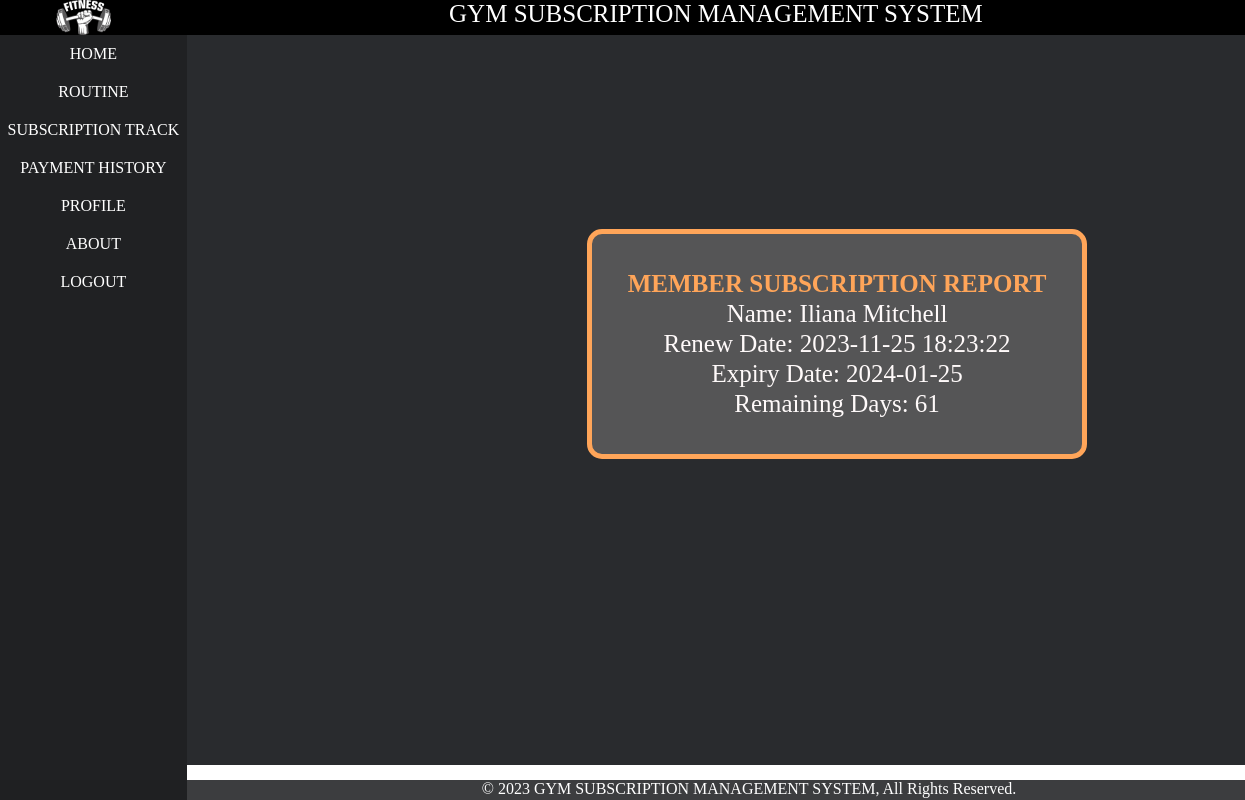
Screenshot of /member_subscriptiontrack.php (signed in) with the database file from the repository.
### tables this page shows
CREATE TABLE `member_subscription_track` (
  `msid` int(11) NOT NULL,
  `mid` int(11) NOT NULL,
  `renew_date` datetime NOT NULL DEFAULT current_timestamp() ON UPDATE current_timestamp(),
  `expiry_date` date NOT NULL
);

CREATE TABLE `member` (
  `mid` int(11) NOT NULL,
  `name` varchar(21) NOT NULL,
  `phone` bigint(10) NOT NULL,
  `email` varchar(31) NOT NULL,
  `password` varchar(255) NOT NULL,
  `status` varchar(500) NOT NULL DEFAULT 'offline',
  `date` datetime NOT NULL DEFAULT current_timestamp(),
  `image` varchar(1100) DEFAULT NULL,
  `m_otp` varchar(225) NOT NULL,
  `m_opt_expire_time` datetime NOT NULL
);

### layout_member/member_session.php (called while the page is built, shortened)
<?php
if (!isset($_SESSION['member'])) {
    header("location:login.php");
}else{
    $row = $_SESSION['member'];
    $id = $row['mid'];
}
?>

### member_subscriptiontrack.php (the view, shortened to what this page needs)
<?php
include('layout_member/header.php');
include('layout_member/left.php');
include('layout_member/member_session.php');
?>
<div id="right">
    <div class="mtable_class">
        <table class="mm_membership">
            <tr>
                <td colspan="8" class="center" style="color:  #FFA559;">
                    <strong> MEMBER SUBSCRIPTION REPORT</strong>
                </td>
            </tr>
            <?php
            $conn = new mysqli("localhost", "root", "", "gsms");
            $sql = "SELECT member.mid, member.name, member_subscription_track.renew_date, member_subscription_track.expiry_date
            FROM member
            INNER JOIN member_subscription_track ON member.mid = member_subscription_track.mid
            WHERE member.mid = '$id';   ";
            $result = $conn->query($sql);
            while ($row = $result->fetch_assoc()) {
                $name = $row["name"];
                $renew_date = $row["renew_date"];
                $expiry_date = $row["expiry_date"];
                $date = date('F j, Y');
                $expiry_timestamp = strtotime($expiry_date);
                $today_timestamp = strtotime($date);
                $difference = $expiry_timestamp - $today_timestamp;
                $days_remaining = round($difference / (60 * 60 * 24));
                echo " <tr>
                <td>Name: $name</td>
                </tr>
                <tr>
                <td>Renew Date: $renew_date</td>
                </tr>
                <tr>
                <td>Expiry Date: $expiry_date</td>
                </tr>
                    <tr>
                    <td>Remaining Days: $days_remaining </td>
                    </tr>";
            }
            ?>
        </table>
    </div>
</div>
<?php
include('layout_member/footer.php');
?>

### css/style.css (style rules this page uses)
* { margin: 0px; padding: 0px; }
.center { text-align: center; }
#right { text-align: justify; color: rgb(255, 250, 250); width: 85%; background-color: #292b2e; float: right; }
.mtable_class { width: 655px; margin-left: 400px; margin-top: 194px; height: 67vh; }
table.mm_membership { border: 5px solid #FFA559; border-radius: 15px; padding: 34px; text-align: center; background-color: #555556; }
table.mm_membership td { font-size: 25px; }

### rows the page displays
member_subscription_track: mid.name "Iliana Mitchell", renew_date "2023-11-25 18:23:22", expiry_date "2024-01-25", expiry_date "61"
